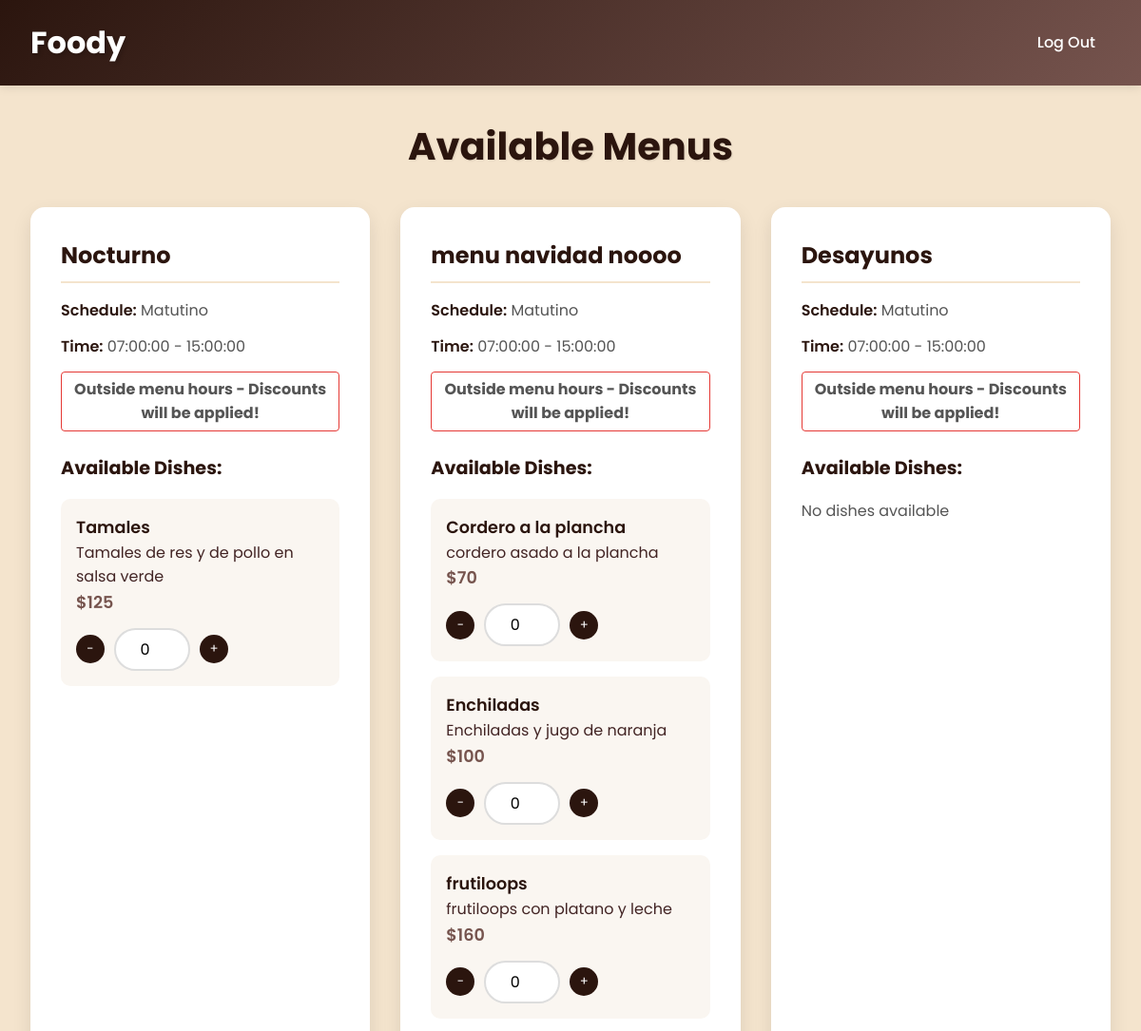
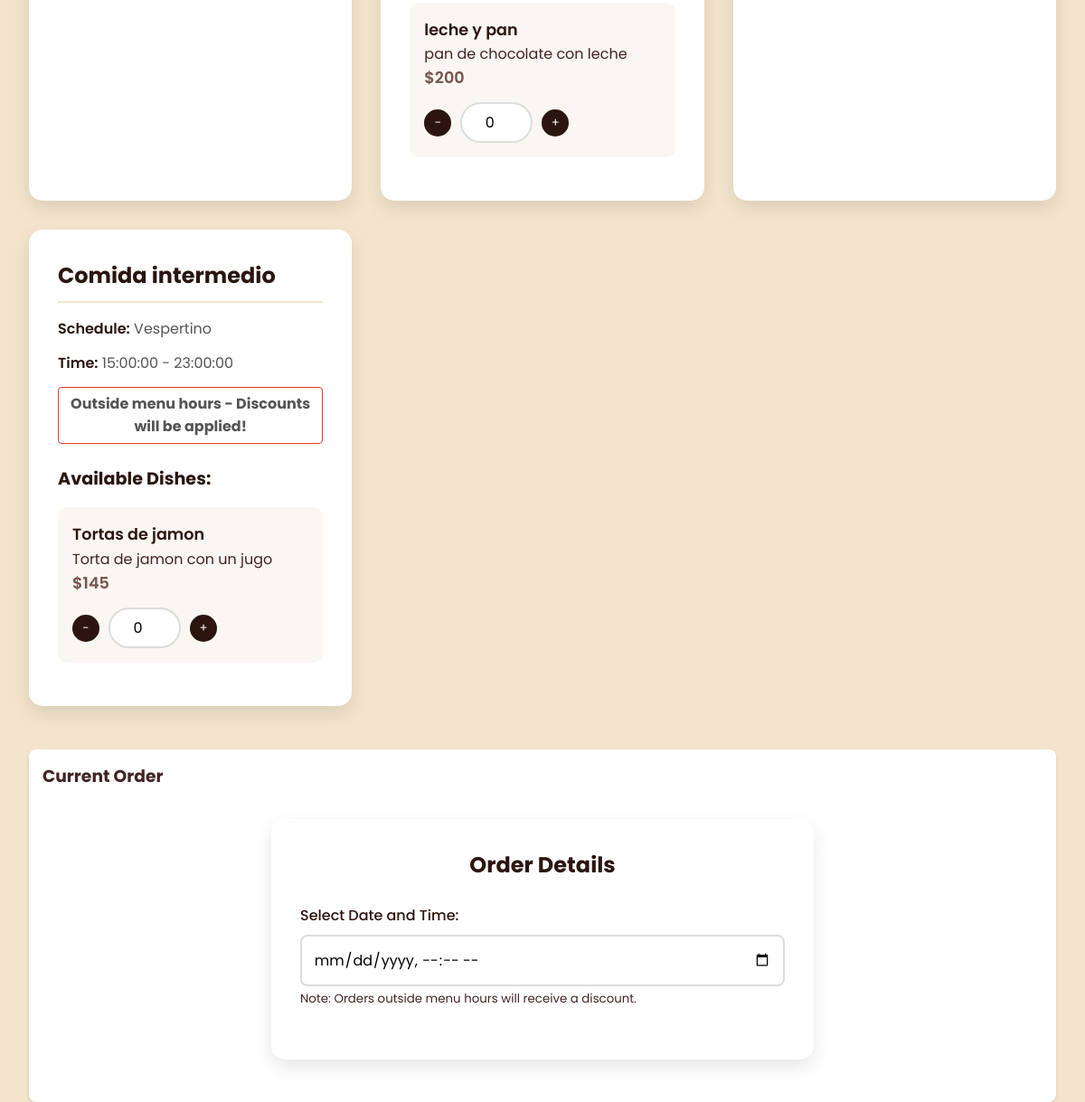
Page /InterfacesEmpleadohtml/menusReser.php (signed in) on the committed database (2 pictures, top to bottom).
### tables this page shows
CREATE TABLE `menu` (
  `code` varchar(5) NOT NULL,
  `name` varchar(30) NOT NULL,
  `description` varchar(60) NOT NULL,
  `menu_type` int NOT NULL,
  PRIMARY KEY (`code`),
  KEY `menu_type` (`menu_type`),
  CONSTRAINT `menu_type` FOREIGN KEY (`menu_type`) REFERENCES `menu_type` (`num`)
);

CREATE TABLE `menu_type` (
  `num` int NOT NULL AUTO_INCREMENT,
  `description` varchar(10) NOT NULL,
  `start_time` time NOT NULL,
  `end_time` time NOT NULL,
  PRIMARY KEY (`num`)
);

### InterfacesEmpleadohtml/menusReser.php (the view, shortened to what this page needs)
<?php
global $conn;
$stmt = $conn->prepare("
    SELECT e.num as employee_num, e.factory, f.code as factory_code
    FROM employee e
    JOIN factory f ON e.factory = f.code
    WHERE e.userNum = ?");
$stmt->bind_param("i", $_SESSION['user_num']);
$stmt->execute();
$result_employee = $stmt->get_result();
$employee_info = $result_employee->fetch_assoc();
$stmt = $conn->prepare("
    SELECT num, name
    FROM diningRoom
    WHERE factory = ?
    LIMIT 1");
$stmt->bind_param("s", $employee_info['factory_code']);
$stmt->execute();
$result_dining = $stmt->get_result();
$employee_dining = $result_dining->fetch_assoc();
$current_time = date('H:i:s');
$query = "SELECT m.*, mt.description as schedule_type,
          mt.start_time, mt.end_time,
          GROUP_CONCAT(DISTINCT dr.name SEPARATOR ', ') as dining_rooms,
          GROUP_CONCAT(DISTINCT d.code SEPARATOR '||') as dish_codes,
          GROUP_CONCAT(DISTINCT d.name SEPARATOR '||') as dishes,
          GROUP_CONCAT(DISTINCT d.description SEPARATOR '||') as dish_descriptions,
          GROUP_CONCAT(DISTINCT d.price SEPARATOR '||') as dish_prices
          FROM menu m
          LEFT JOIN menu_type mt ON m.menu_type = mt.num
          LEFT JOIN dining_menu dm ON m.code = dm.menu
          LEFT JOIN diningRoom dr ON dm.diningRoom = dr.num
          LEFT JOIN dish d ON m.code = d.menu
          WHERE dm.diningRoom = ?
          GROUP BY m.code
          ORDER BY mt.start_time";
$stmt = $conn->prepare($query);
$stmt->bind_param("i", $employee_dining['num']);
$stmt->execute();
$result = $stmt->get_result();
?>
<!DOCTYPE html>
<html lang="en">
<head>
    <link rel="stylesheet" href="/css/Employe/menuReser.css">
</head>
<body>
    <header>
        <div class="menu">
            <a href="inicioEmpleado.php" class="logo">Foody</a>
            <nav class="navbar">
                <ul>
                    <li><a href="../index.php">Log Out</a></li>
                </ul>
            </nav>
        </div>
    </header>
    <div class="container">
        <h1>Available Menus</h1>
        <form id="orderForm" action="make_reservation.php" method="POST">
        <div class="menus-grid">
    <?php while ($menu = $result->fetch_assoc()): ?>
        <div class="menu-card">
            <h3><?php echo htmlspecialchars($menu['name']); ?></h3>
            <div class="menu-info">
                <p><strong>Schedule:</strong> <?php echo htmlspecialchars($menu['schedule_type']); ?></p>
                <p><strong>Time:</strong> <?php echo htmlspecialchars($menu['start_time']); ?> - <?php echo htmlspecialchars($menu['end_time']); ?></p>
                <?php
                if ($current_time < $menu['start_time'] || $current_time > $menu['end_time']) {
                    echo '<p class="discount-notice">Outside menu hours - Discounts will be applied!</p>';
                }
                ?>
                <div class="dishes-section">
                    <h4>Available Dishes:</h4>
                    <?php
                    if ($menu['dishes']) {
                        $dish_codes = explode('||', $menu['dish_codes']);
                        $dishes = explode('||', $menu['dishes']);
                        $descriptions = explode('||', $menu['dish_descriptions']);
                        $prices = explode('||', $menu['dish_prices']);
                        $total_items = min(count($dish_codes), count($dishes), count($descriptions), count($prices));
                        for ($i = 0; $i < $total_items; $i++) {
                            echo '<div class="dish-item" data-menu-time="' . htmlspecialchars($menu['start_time']) . ',' . htmlspecialchars($menu['end_time']) . '">';
                            echo '<div class="dish-info">';
                            echo '<strong>' . htmlspecialchars($dishes[$i] ?? '') . '</strong><br>';
                            echo htmlspecialchars($descriptions[$i] ?? '') . '<br>';
                            echo '<span class="dish-price">$' . htmlspecialchars($prices[$i] ?? '0.00') . '</span>';
                            echo '</div>';
                            echo '<div class="quantity-controls">';
                            echo '<button type="button" class="quantity-btn decrease" onclick="updateQuantity(\'' . htmlspecialchars($dish_codes[$i]) . '\', -1)">-</button>';
                            echo '<input type="number" name="dishes[' . htmlspecialchars($dish_codes[$i] ?? '') . ']" ';
                            echo 'class="quantity-input" min="0" value="0" data-price="' . htmlspecialchars($prices[$i] ?? '0.00') . '" ';
                            echo 'data-name="' . htmlspecialchars($dishes[$i] ?? '') . '" readonly>';
                            echo '<button type="button" class="quantity-btn increase" onclick="updateQuantity(\'' . htmlspecialchars($dish_codes[$i]) . '\', 1)">+</button>';
                            echo '</div>';
                            echo '</div>';
                        }
                    } else {
                        echo '<p>No dishes available</p>';
                    }
                    ?>
                </div>
            </div>
        </div>
    <?php endwhile; ?>
</div>
<div class="cart">
    <h3>Current Order</h3>
    <div class="reservation-details">
        <h3>Order Details</h3>
        <div class="form-group">
            <label for="reservation_datetime">Select Date and Time:</label>
            <input type="datetime-local"
                   id="reservation_datetime"
                   name="reservation_date"
                   min="<?php echo date('Y-m-d\TH:i'); ?>"
                   required
                   class="form-control">
            <small class="form-text text-muted">
                Note: Orders outside menu hours will receive a discount.
            </small>
        </div>
    </div>
</div>
</body>
</html>

### css/Employe/menuReser.css (style rules this page uses)
* { margin: 0; padding: 0; box-sizing: border-box; font-family: 'Poppins', sans-serif; }
body { background-color: #f4e4cd; color: #422424; line-height: 1.6; }
header { background: linear-gradient(135deg, #2b150e 0%, #76544e 100%); padding: 1.2rem 0; box-shadow: 0 2px 10px rgba(0, 0, 0, 0.1); margin-bottom: 2rem; }
.menu { max-width: 1200px; margin: 0 auto; padding: 0 2rem; display: flex; justify-content: space-between; align-items: center; }
.logo { font-size: 2rem; font-weight: 700; color: #ffffff; text-decoration: none; text-shadow: 2px 2px 4px rgba(0, 0, 0, 0.2); }
.navbar ul { list-style: none; display: flex; gap: 2rem; }
.navbar a { color: #ffffff; text-decoration: none; font-weight: 500; padding: 0.5rem 1rem; border-radius: 25px; transition: all 0.3s ease; }
.container { max-width: 1200px; margin: 0 auto; padding: 0 2rem; }
.container h1 { text-align: center; color: #2b150e; font-size: 2.5rem; margin-bottom: 2rem; text-shadow: 1px 1px 2px rgba(0, 0, 0, 0.1); }
.menus-grid { display: grid; grid-template-columns: repeat(auto-fit, minmax(300px, 1fr)); gap: 2rem; margin-bottom: 3rem; }
.menu-card { background: white; border-radius: 15px; padding: 2rem; box-shadow: 0 8px 20px rgba(0, 0, 0, 0.1); transition: transform 0.3s ease; }
.menu-card h3 { color: #2b150e; font-size: 1.5rem; margin-bottom: 1rem; padding-bottom: 0.5rem; border-bottom: 2px solid #f4e4cd; }
.menu-info p { margin-bottom: 0.8rem; color: #555; }
.menu-info strong { color: #2b150e; font-weight: 600; }
.dishes-section { margin-top: 1.5rem; }
.dishes-section h4 { color: #2b150e; font-size: 1.2rem; margin-bottom: 1rem; }
.dish-item { background: #faf6f1; border-radius: 10px; padding: 1rem; margin-bottom: 1rem; transition: all 0.3s ease; }
.dish-info { margin-bottom: 0.8rem; }
.dish-info strong { color: #2b150e; font-size: 1.1rem; }
.dish-price { color: #76544e; font-weight: 600; font-size: 1.1rem; }
.quantity-input { width: 80px; padding: 0.5rem; border: 2px solid #ddd; border-radius: 25px; text-align: center; font-size: 1rem; transition: all 0.3s ease; }
.reservation-details { background: white; padding: 2rem; border-radius: 15px; box-shadow: 0 8px 20px rgba(0, 0, 0, 0.1); max-width: 600px; margin: 2rem auto; }
.reservation-details h3 { color: #2b150e; font-size: 1.5rem; margin-bottom: 1.5rem; text-align: center; }
.form-group { margin-bottom: 1.5rem; }
.form-group label { display: block; color: #2b150e; margin-bottom: 0.5rem; font-weight: 500; }
.form-group input, .form-group select { width: 100%; padding: 0.8rem; border: 2px solid #ddd; border-radius: 8px; font-size: 1rem; transition: all 0.3s ease; }
.menu-card { animation: fadeIn 0.5s ease-out; }
.menu-card:nth-child(2) { animation-delay: 0.1s; }
.menu-card:nth-child(3) { animation-delay: 0.2s; }
.cart { margin-top: 20px; padding: 15px; background: white; border-radius: 8px; box-shadow: 0 2px 4px rgba(0,0,0,0.1); }
.quantity-controls { display: flex; align-items: center; gap: 10px; }
.quantity-btn { background: #2b150e; color: white; border: none; width: 30px; height: 30px; border-radius: 50%; cursor: pointer; display: flex; align-items: center; justify-content: center; }
.discount-notice { color: #e53935; font-weight: bold; margin-top: 10px; padding: 5px; border: 1px solid #e53935; border-radius: 4px; text-align: center; }

### rows in the picture
menu: name "Nocturno", menu_type.description "Matutino", menu_type.start_time "07:00:00", menu_type.end_time "15:00:00", i "Tamales", i "Tamales de res y de pollo en salsa verde", i "125"
menu: name "menu navidad noooo", menu_type.description "Matutino", menu_type.start_time "07:00:00", menu_type.end_time "15:00:00", i "Cordero a la plancha", i "cordero asado a la plancha", i "70", i "Enchiladas", i "Enchiladas y jugo de naranja", i "100", i "frutiloops", i "frutiloops con platano y leche", i "160", i "leche y pan", i "pan de chocolate con leche", i "200"
menu: name "Desayunos", menu_type.description "Matutino", menu_type.start_time "07:00:00", menu_type.end_time "15:00:00", shows "No dishes available"
menu: name "Comida intermedio", menu_type.description "Vespertino", menu_type.start_time "15:00:00", menu_type.end_time "23:00:00", i "Tortas de jamon", i "Torta de jamon con un jugo", i "145"
